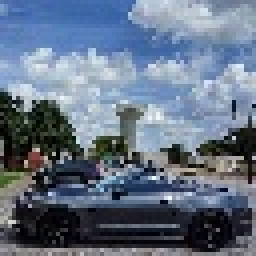
#> input picture Assignment1/Assigment_Q123/Checkered/Box Cir/photo_512x512_8.jpeg, 64 x 64 px, given in place of the camera (shown 4 times larger)
$ python Hgraphy.py   (older library calls are emulated)
#> lines starting #> are read from the running program, lines starting #| are printed output that depends on the picture; after the words box and inside, x2 and y2 are one past the last pixel; in counts of white or black regions, pixels touching at a corner belong together
### Project/Mark I - KLT/common.py
#!/usr/bin/env python

'''
This module contains some common routines used by other samples.
'''

# Python 2/3 compatibility
from __future__ import print_function
import sys
PY3 = sys.version_info[0] == 3

if PY3:
    from functools import reduce

import numpy as np
import cv2

# built-in modules
import os
import itertools as it
from contextlib import contextmanager

image_extensions = ['.bmp', '.jpg', '.jpeg', '.png', '.tif', '.tiff', '.pbm', '.pgm', '.ppm']

class Bunch(object):
    def __init__(self, **kw):
        self.__dict__.update(kw)
    def __str__(self):
        return str(self.__dict__)

# [4 lines left out: function splitfn, not called in this run]

def anorm2(a):
    return (a*a).sum(-1)
def anorm(a):
    return np.sqrt( anorm2(a) )

# [39 lines left out: functions homotrans, to_rect, rect2rect_mtx, lookat, mtx2rvec, not called in this run]

def draw_str(dst, target, s):
    x, y = target
    cv2.putText(dst, s, (x+1, y+1), cv2.FONT_HERSHEY_PLAIN, 1.0, (0, 0, 0), thickness = 2, lineType=cv2.LINE_AA)
    cv2.putText(dst, s, (x, y), cv2.FONT_HERSHEY_PLAIN, 1.0, (255, 255, 255), lineType=cv2.LINE_AA)

class Sketcher:
    # [8 lines left out: function __init__, not called in this run]

    def show(self):
        cv2.imshow(self.windowname, self.dests[0])

    # [13 lines left out: function on_mouse, not called in this run]


# palette data from matplotlib/_cm.py
_jet_data =   {'red':   ((0., 0, 0), (0.35, 0, 0), (0.66, 1, 1), (0.89,1, 1),
                         (1, 0.5, 0.5)),
               'green': ((0., 0, 0), (0.125,0, 0), (0.375,1, 1), (0.64,1, 1),
                         (0.91,0,0), (1, 0, 0)),
               'blue':  ((0., 0.5, 0.5), (0.11, 1, 1), (0.34, 1, 1), (0.65,0, 0),
                         (1, 0, 0))}

cmap_data = { 'jet' : _jet_data }

# [14 lines left out: function make_cmap, not called in this run]

def nothing(*arg, **kw):
    pass

def clock():
    return cv2.getTickCount() / cv2.getTickFrequency()

# [8 lines left out: function Timer, not called in this run]

class StatValue:
    def __init__(self, smooth_coef = 0.5):
        self.value = None
        self.smooth_coef = smooth_coef
    # [6 lines left out: function update, not called in this run]

class RectSelector:
    # [31 lines left out: functions __init__, onmouse, draw, not called in this run]
    @property
    def dragging(self):
        return self.drag_rect is not None


# [24 lines left out: functions grouper, mosaic, not called in this run]

def getsize(img):
    h, w = img.shape[:2]
    return w, h

def mdot(*args):
    return reduce(np.dot, args)

# [4 lines left out: function draw_keypoints, not called in this run]

### Project/Mark I - KLT/video.py
#!/usr/bin/env python

'''
Video capture sample.

Sample shows how VideoCapture class can be used to acquire video
frames from a camera of a movie file. Also the sample provides
an example of procedural video generation by an object, mimicking
the VideoCapture interface (see Chess class).

'create_capture' is a convinience function for capture creation,
falling back to procedural video in case of error.

Usage:
    video.py [--shotdir <shot path>] [source0] [source1] ...'

    sourceN is an
     - integer number for camera capture
     - name of video file
     - synth:<params> for procedural video

Synth examples:
    synth:bg=../data/lena.jpg:noise=0.1
    synth:class=chess:bg=../data/lena.jpg:noise=0.1:size=640x480

Keys:
    ESC    - exit
    SPACE  - save current frame to <shot path> directory

'''

# Python 2/3 compatibility
from __future__ import print_function

import numpy as np
from numpy import pi, sin, cos

import cv2

# built-in modules
from time import clock

# local modules
from tst_scene_render import TestSceneRender
import common

class VideoSynthBase(object):
    # [14 lines left out: function __init__, not called in this run]

    def render(self, dst):
        pass

    # [15 lines left out: function read, not called in this run]

    def isOpened(self):
        return True

class Book(VideoSynthBase):
    # [11 lines left out: functions __init__, read, not called in this run]

class Cube(VideoSynthBase):
    def __init__(self, **kw):
        super(Cube, self).__init__(**kw)
        self.render = TestSceneRender(cv2.imread('../data/pca_test1.jpg'), deformation = True,  speed = 1)

    # [5 lines left out: function read, not called in this run]

class Chess(VideoSynthBase):
    # [45 lines left out: functions __init__, draw_quads, render, not called in this run]


classes = dict(chess=Chess, book=Book, cube=Cube)

presets = dict(
    empty = 'synth:',
    lena = 'synth:bg=../data/lena.jpg:noise=0.1',
    chess = 'synth:class=chess:bg=../data/lena.jpg:noise=0.1:size=640x480',
    book = 'synth:class=book:bg=../data/graf1.png:noise=0.1:size=640x480',
    cube = 'synth:class=cube:bg=../data/pca_test1.jpg:noise=0.0:size=640x480'
)


def create_capture(source = 0, fallback = presets['chess']):
    '''source: <int> or '<int>|<filename>|synth [:<param_name>=<value> [:...]]'
    '''
    source = str(source).strip()
    chunks = source.split(':')
    # handle drive letter ('c:', ...)
    if len(chunks) > 1 and len(chunks[0]) == 1 and chunks[0].isalpha():
        chunks[1] = chunks[0] + ':' + chunks[1]
        del chunks[0]

    source = chunks[0]
    try: source = int(source)
    except ValueError: pass
    params = dict( s.split('=') for s in chunks[1:] )

    cap = None
    if source == 'synth':
        Class = classes.get(params.get('class', None), VideoSynthBase)
        try: cap = Class(**params)
        except: pass
    else:
        cap = cv2.VideoCapture(source)
        if 'size' in params:
            w, h = map(int, params['size'].split('x'))
            cap.set(cv2.CAP_PROP_FRAME_WIDTH, w)
            cap.set(cv2.CAP_PROP_FRAME_HEIGHT, h)
    if cap is None or not cap.isOpened():
        print('Warning: unable to open video source: ', source)
        if fallback is not None:
            return create_capture(fallback, None)
    return cap

# [30 lines that do not run on import are left out]

### Project/Mark I - KLT/Hgraphy.py
#!/usr/bin/env python

import numpy as np
import cv2
import video
from common import draw_str

lk_params = dict(winSize  = (19, 19),
                 maxLevel = 2,
                 criteria = (cv2.TERM_CRITERIA_EPS | cv2.TERM_CRITERIA_COUNT, 10, 0.03))

feature_params = dict(maxCorners = 1000,
                      qualityLevel = 0.01,
                      minDistance = 8,
                      blockSize = 19)


def checkedTrace(img0, img1, p0, back_threshold = 1.0):
    p1, st, err = cv2.calcOpticalFlowPyrLK(img0, img1, p0, None, **lk_params)
    p0r, st, err = cv2.calcOpticalFlowPyrLK(img1, img0, p1, None, **lk_params)
    d = abs(p0-p0r).reshape(-1, 2).max(-1)
    status = d < back_threshold
    return p1, status


green = (0, 255, 0)
red = (0, 0, 255)


class App:
    def __init__(self, video_src):
        self.cam = self.cam = video.create_capture(video_src)
        self.p0 = None
        self.p1 = None
        self.gray0 = None
        self.gray1 = None
        self.frame0 = None

    def run(self):
        while True:
            ret, frame = self.cam.read()
#> frame is the input picture: shape (64, 64, 3); mean B, G, R 132.6, 113.6, 99.8
            frame_gray = cv2.cvtColor(frame, cv2.COLOR_BGR2GRAY)
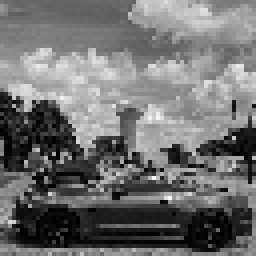
#> frame_gray: shape (64, 64) (shown 4 times larger); min 0, max 248, mean 111.6
            vis = frame.copy()
            if self.p0 is not None:
                p2, trace_status = checkedTrace(self.gray1, frame_gray, self.p1)

                self.p1 = p2[trace_status].copy()
                self.p0 = self.p0[trace_status].copy()
                self.gray1 = frame_gray

                if len(self.p0) < 4:
                    self.p0 = None
                    continue
                H, status = cv2.findHomography(self.p0, self.p1)
                h, w = frame.shape[:2]
                overlay = cv2.warpPerspective(self.frame0, H, (w, h))
                vis = cv2.addWeighted(vis, 0.0, overlay, 1.0, 0.0)

                for (x0, y0), (x1, y1), good in zip(self.p0[:,0], self.p1[:,0], status[:,0]):
                    if good:
                        cv2.line(vis, (x0, y0), (x1, y1), (0, 128, 0))
                    cv2.circle(vis, (x1, y1), 2, (red, green)[good], -1)
                draw_str(vis, (20, 20), 'track count: %d' % len(self.p1))

            else:
                p = cv2.goodFeaturesToTrack(frame_gray, **feature_params)
#> p = 20 rows, first 8: [26, 39], [1, 31], [16, 41], [15, 33], [38, 36], [8, 45], [3, 52], [61, 34]
                if p is not None:
                    for x, y in p[:, 0]:
                        cv2.circle(vis, (x, y), 2, green, -1)
#> this loop made 20 passes
#> (x, y) on passes 1 to 12: (26, 39), (1, 31), (16, 41), (15, 33), (38, 36), (8, 45), (3, 52), (61, 34), (1, 21), (50, 41), (58, 42), (9, 23)
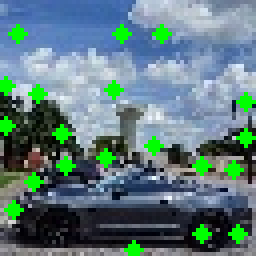
#> vis: shape (64, 64, 3) (shown 4 times larger); 6.27% of pixels changed, all inside (x1, y1, x2, y2) = (0, 6, 64, 64)
                    draw_str(vis, (20, 20), 'feature count: %d' % len(p))
#> in draw_str, `cv2.putText(dst, s, (x+1, y+1), cv2.FONT_HERSHEY_PLAIN, 1.0, (0, 0, 0)..`:
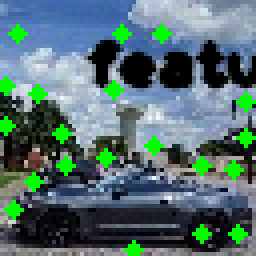
#> dst: shape (64, 64, 3) (shown 4 times larger); mean B, G, R 111.8, 111.8, 84.3
#> in draw_str, `cv2.putText(dst, s, (x, y), cv2.FONT_HERSHEY_PLAIN, 1.0, (255, 255, 25..`:
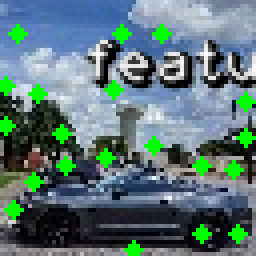
#> dst: shape (64, 64, 3) (shown 4 times larger); 5.86% of pixels changed, all inside (x1, y1, x2, y2) = (22, 9, 64, 21)

            cv2.imshow('Hgraphy', vis)

            ch = cv2.waitKey(1)
#> (key Esc is pressed here)
            if ch == 27:
                break
            if ch == ord(' '):
                self.frame0 = frame.copy()
                self.p0 = cv2.goodFeaturesToTrack(frame_gray, **feature_params)
                if self.p0 is not None:
                    self.p1 = self.p0
                    self.gray0 = frame_gray
                    self.gray1 = frame_gray


def main():
    video_src = 0
    App(video_src).run()
    cv2.destroyAllWindows()


if __name__ == '__main__':
    main()

$ run again, on Assignment1/Assigment_Q123/Checkered/Box Cir/photo_512x512_levels.jpeg
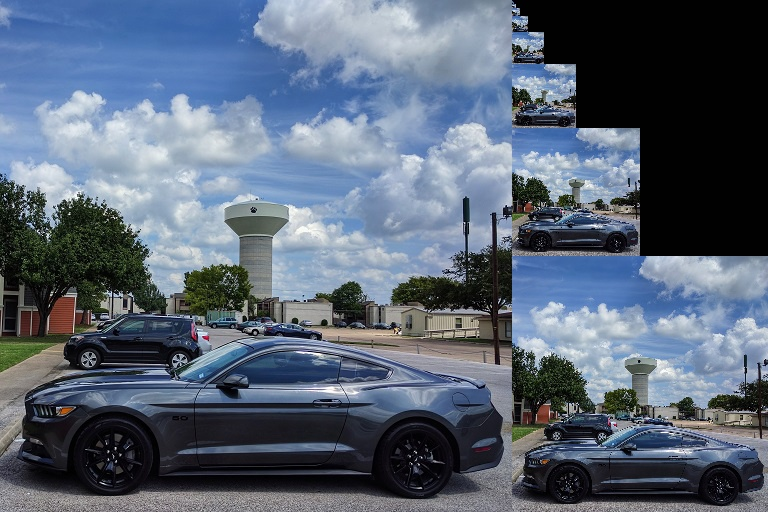
#> input picture Assignment1/Assigment_Q123/Checkered/Box Cir/photo_512x512_levels.jpeg, 768 x 512 px, given in place of the camera
#> in run, frame is the input picture: shape (512, 768, 3); mean B, G, R 117.8, 101, 89
#> in run, `frame_gray = cv2.cvtColor(frame, cv2.COLOR_BGR2GRAY)`:
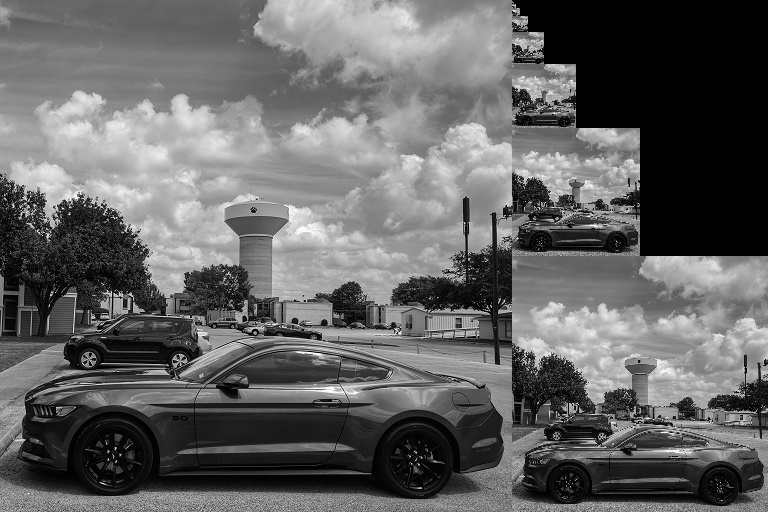
#> frame_gray: shape (512, 768); min 0, max 255, mean 99.3
#> p = 1000 rows, first 8: [28, 208], [28, 199], [570, 411], [519, 20], [104, 312], [174, 364], [27, 216], [62, 207]
#> the loop in run, `for x, y in p[:, 0]:` made 1000 passes
#> in draw_str, `cv2.putText(dst, s, (x, y), cv2.FONT_HERSHEY_PLAIN, 1.0, (255, 255, 25..`:
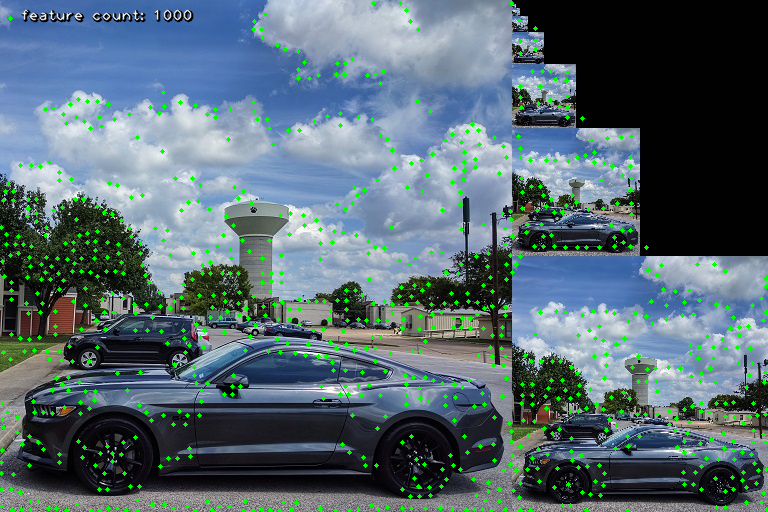
#> dst: shape (512, 768, 3); mean B, G, R 113.7, 105.9, 85.8
